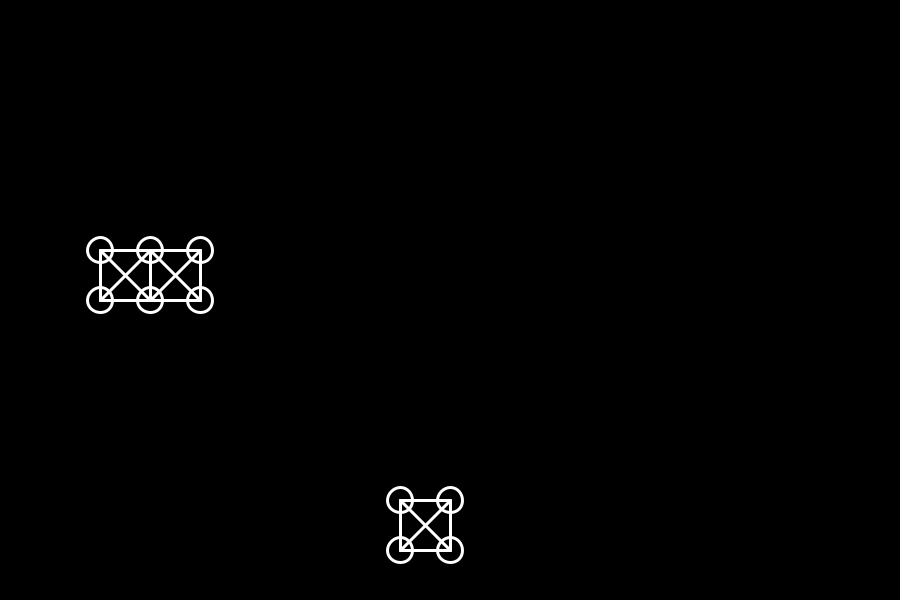
Frame 1 (no input)
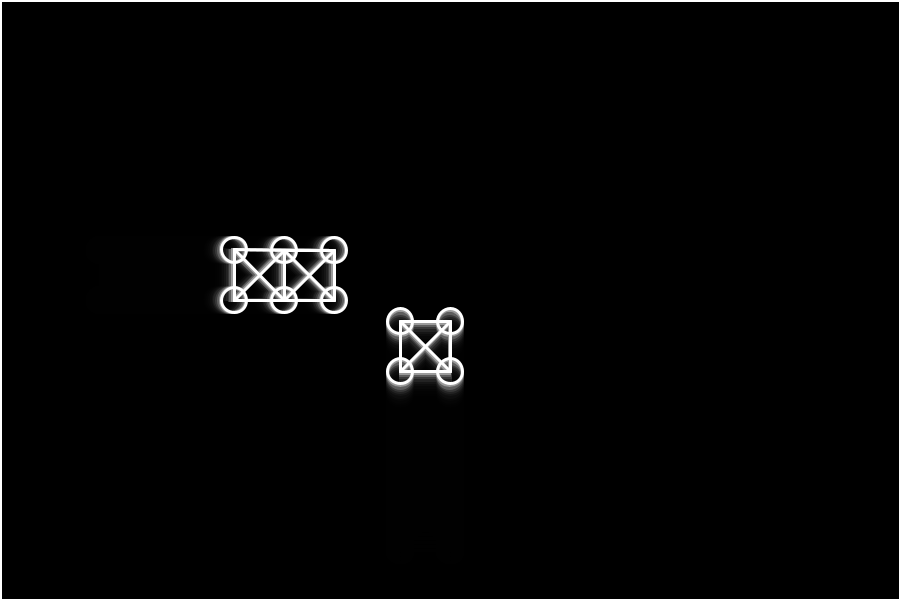
Frame 60 (the mouse pressed at the canvas centre just before this capture)
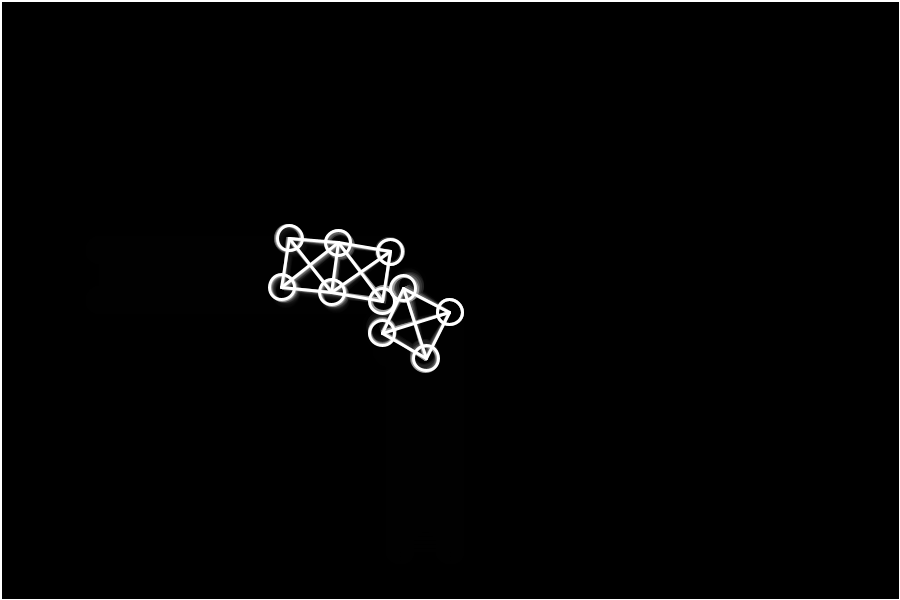
Frame 120 (the mouse held since frame 60 and released just before this capture)

The Processing sketch that drew these frames (run headless with seeded random() and noise(); from frame 60 on, the mouse is pressed at the canvas centre):

// Processing sketch: hooke
// ── hooke.pde

float hookesConst = 0.3;
float damping = 0.99;
float particleDiameter = 25.0;
float particleRadius = particleDiameter * 0.5;

class Particle
{
  Particle(float x, float y, PVector v)
  {
    position = new PVector(x,y);
    velocity = v.get();
  }
  
  void bounceFromScreenEdge()
  {
    if (position.x < particleRadius && velocity.x < 0.0)
      velocity.x *= -1.0;

    if (position.y < particleRadius && velocity.y < 0.0)
      velocity.y *= -1.0;

    if (position.x > width - particleRadius && velocity.x > 0.0)
      velocity.x *= -1.0;

    if (position.y > height - particleRadius && velocity.y > 0.0)
      velocity.y *= -1.0;
  }
  
  PVector position;
  PVector velocity;
};

class Link
{
  Link(int n1, int n2)
  {
    index1 = n1;
    index2 = n2;
    
    fLength = arrParticle[index1].position.dist(arrParticle[index2].position);
  }
  
  int index1;
  int index2;
  float fLength;
};

Particle arrParticle[];
Link arrLink[];

void setup()
{
  size(900, 600);
  frameRate(50);
  background(0);
  
  PVector v1 = new PVector(3.0,  0.0);
  PVector v2 = new PVector(0.0, -4.0);
  
  arrParticle = new Particle[10];

  // obj1
  arrParticle[0] = new Particle(100.0, 250.0, v1);
  arrParticle[1] = new Particle(100.0, 300.0, v1);
  arrParticle[2] = new Particle(150.0, 250.0, v1);
  arrParticle[3] = new Particle(150.0, 300.0, v1);
  arrParticle[4] = new Particle(200.0, 250.0, v1);
  arrParticle[5] = new Particle(200.0, 300.0, v1);

  // obj2
  arrParticle[6] = new Particle(400.0, 500.0, v2);
  arrParticle[7] = new Particle(400.0, 550.0, v2);
  arrParticle[8] = new Particle(450.0, 500.0, v2);
  arrParticle[9] = new Particle(450.0, 550.0, v2);
  
  arrLink = new Link[17];

  // obj1
  arrLink[0]  = new Link(0, 1);
  arrLink[1]  = new Link(0, 2);
  arrLink[2]  = new Link(0, 3);
  arrLink[3]  = new Link(1, 2);
  arrLink[4]  = new Link(1, 3);
  arrLink[5]  = new Link(2, 3);
  arrLink[6]  = new Link(2, 4);
  arrLink[7]  = new Link(2, 5);
  arrLink[8]  = new Link(3, 4);
  arrLink[9]  = new Link(3, 5);
  arrLink[10] = new Link(4, 5);
  
  // obj2
  arrLink[11] = new Link(6, 7);
  arrLink[12] = new Link(6, 8);
  arrLink[13] = new Link(6, 9);
  arrLink[14] = new Link(7, 8);
  arrLink[15] = new Link(7, 9);
  arrLink[16] = new Link(8, 9);
}

void draw()
{
  fill(0, 100);
  rect(0, 0, width, height);
  noFill();
  stroke(255);
  strokeWeight(3);
  
  // Draw particles
  for (int n = 0; n < arrParticle.length; ++n)
  {
    PVector pv = arrParticle[n].position;
    ellipse(pv.x, pv.y, particleDiameter, particleDiameter);
  }

  // Draw links  
  for (int n = 0; n < arrLink.length; ++n)
  {
    Link link = arrLink[n];
    PVector pv1 = arrParticle[link.index1].position;
    PVector pv2 = arrParticle[link.index2].position;
    line(pv1.x, pv1.y, pv2.x, pv2.y);
  }
  
  // Move particles
  for (int n = 0; n < arrParticle.length; ++n)
  {
    Particle p = arrParticle[n];
    p.position.add(p.velocity);
    p.bounceFromScreenEdge();
    p.velocity.mult(damping);
  }
  
  // Hookes law
  for (int n = 0; n < arrLink.length; ++n)
  {
    Link link = arrLink[n];
    PVector pos1 = arrParticle[link.index1].position;
    PVector pos2 = arrParticle[link.index2].position;
    PVector v1   = arrParticle[link.index1].velocity;
    PVector v2   = arrParticle[link.index2].velocity;
    
    PVector force = new PVector(pos2.x - pos1.x, pos2.y - pos1.y);
    force.normalize();
    float extension = pos1.dist(pos2) - link.fLength;
    force.mult(hookesConst * extension);
    
    v1.add(force);
    v2.sub(force);
  }
  
  // Particle collisions
  for (int n = 0; n < arrParticle.length; ++n)
  {
    Particle p1 = arrParticle[n];
    
    for (int m = n; m < arrParticle.length; ++m)
    {
      Particle p2 = arrParticle[m];
      float currentDist = p1.position.dist(p2.position);
      
      if (currentDist < particleDiameter)
      {
        // That's a collision, but are they still moving towards each other?
        PVector p1next = new PVector(p1.position.x + p1.velocity.x, p1.position.y + p1.velocity.y);
        PVector p2next = new PVector(p2.position.x + p2.velocity.x, p2.position.y + p2.velocity.y);
        
        float nextDist = p1next.dist(p2next);        

        if (nextDist < currentDist)
        {
          // Yes.  For a completely elastic collision between two objects of equal mass we can just exchange their velocities.
          float x = p1.velocity.x;
          float y = p1.velocity.y;
          p1.velocity.x = p2.velocity.x;
          p1.velocity.y = p2.velocity.y;
          p2.velocity.x = x;
          p2.velocity.y = y;
        }
      }
    }  
  }

  // Let's add some interaction
  if (mousePressed)
  {
    for (int n = 0; n < arrParticle.length; ++n)
    {
      PVector position = arrParticle[n].position;
      PVector velocity = arrParticle[n].velocity;
      
      if (dist(position.x, position.y, pmouseX, pmouseY) < particleRadius)
      {
        velocity.x = mouseX - pmouseX;
        velocity.y = mouseY - pmouseY;
      } 
    }
  }
}
